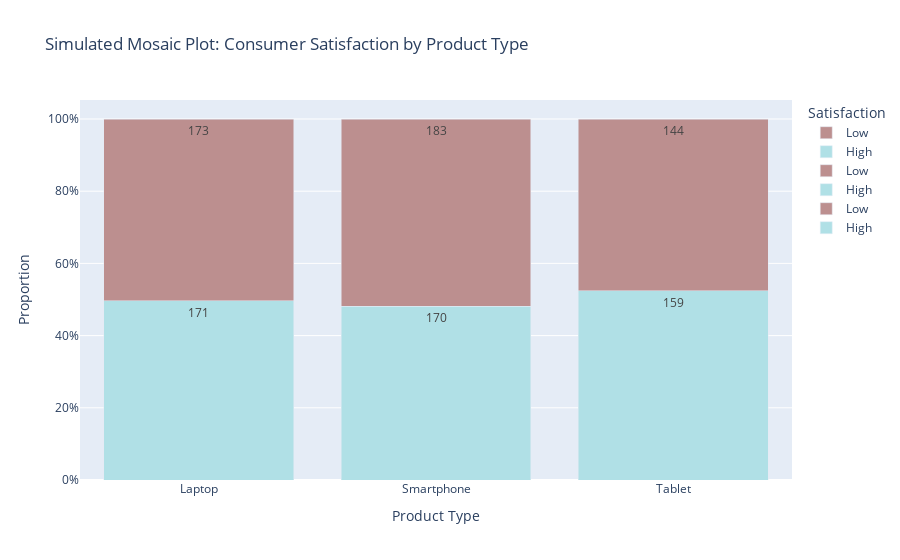

This figure's notebook cell:
### Markdown cell above
## **Solution:**

### Code cell
import plotly.graph_objects as go
import pandas as pd

count_df = df.groupby(['product_type', 'satisfaction']).size().reset_index(name='counts')
total_counts = count_df.groupby('product_type')['counts'].sum().reset_index(name='total')
count_df = count_df.merge(total_counts, on='product_type')
count_df['proportion'] = count_df['counts'] / count_df['total']

fig = go.Figure()


product_types = count_df['product_type'].unique()
for product_type in product_types:
    subset = count_df[count_df['product_type'] == product_type]
    for _, row in subset.iterrows():
        fig.add_trace(go.Bar(
            x=[product_type],
            y=[row['proportion']],
            name=row['satisfaction'],
            marker_color='powderblue' if row['satisfaction'] == 'High' else 'rosybrown',
            text=str(row['counts']),  # Adding raw count on bar
            hoverinfo='text+name'
        ))

fig.update_layout(
    title='Simulated Mosaic Plot: Consumer Satisfaction by Product Type',
    barmode='stack',
    xaxis_title='Product Type',
    yaxis=dict(title='Proportion', tickformat=',.0%'),
    legend_title='Satisfaction'
)

fig.show()

### Figure 1 — Plotly figure (JSON) as saved in the notebook; plotly's stock layout.template omitted (floating-point values rounded to 4 significant figures)
{"data": [{"hoverinfo": "text+name", "marker": {"color": "powderblue"}, "name": "High", "text": "171", "type": "bar", "x": ["Laptop"], "y": [0.4971]}, {"hoverinfo": "text+name", "marker": {"color": "rosybrown"}, "name": "Low", "text": "173", "type": "bar", "x": ["Laptop"], "y": [0.5029]}, {"hoverinfo": "text+name", "marker": {"color": "powderblue"}, "name": "High", "text": "170", "type": "bar", "x": ["Smartphone"], "y": [0.4816]}, {"hoverinfo": "text+name", "marker": {"color": "rosybrown"}, "name": "Low", "text": "183", "type": "bar", "x": ["Smartphone"], "y": [0.5184]}, {"hoverinfo": "text+name", "marker": {"color": "powderblue"}, "name": "High", "text": "159", "type": "bar", "x": ["Tablet"], "y": [0.5248]}, {"hoverinfo": "text+name", "marker": {"color": "rosybrown"}, "name": "Low", "text": "144", "type": "bar", "x": ["Tablet"], "y": [0.4752]}], "layout": {"barmode": "stack", "legend": {"title": {"text": "Satisfaction"}}, "title": {"text": "Simulated Mosaic Plot: Consumer Satisfaction by Product Type"}, "xaxis": {"title": {"text": "Product Type"}}, "yaxis": {"tickformat": ",.0%", "title": {"text": "Proportion"}}}}
